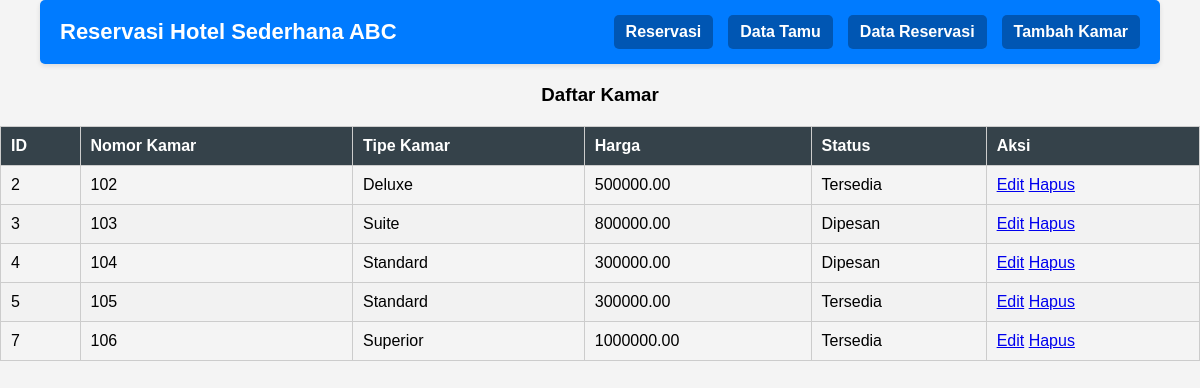
Screenshot of /view_kamar.php with the database file from the repository.
### tables this page shows
CREATE TABLE `kamar` (
  `kamar_id` int(11) NOT NULL,
  `nomor_kamar` varchar(10) NOT NULL,
  `tipe` varchar(50) NOT NULL,
  `harga` decimal(10,2) NOT NULL,
  `markup_weekend` decimal(5,2) DEFAULT 1.20,
  `markup_hari_libur` decimal(5,2) DEFAULT 1.30,
  `status` enum('Tersedia','Dipesan') DEFAULT 'Tersedia'
);

### view_kamar.php (the view, shortened to what this page needs)
<?php
require 'config.php';
$sql    = "SELECT * FROM kamar";
$result = mysqli_query($conn, $sql);
?>
<!DOCTYPE html>
<html>
<head>
    <link rel="stylesheet" href="style.css">
</head>
<body>
<nav class="navbar">
       <h2 class="logo">Reservasi Hotel Sederhana ABC</h2>
       <div class="nav-links">
           <a href="index.php">Reservasi</a>
           <a href="data_tamu.php">Data Tamu</a>
           <a href="reservasi_list.php">Data Reservasi</a>
           <a href="tambah_kamar.php">Tambah Kamar</a>
    </div>
   </nav>
<div class="container">
    <h3>Daftar Kamar</h3>
       </div>
    <table>
        <thead>
            <tr>
                <th>ID</th>
                <th>Nomor Kamar</th>
                <th>Tipe Kamar</th>
                <th>Harga</th>
                <th>Status</th>
                <th>Aksi</th>
            </tr>
        </thead>
        <tbody>
            <?php while($row = mysqli_fetch_assoc($result)): ?>
            <tr>
                <td><?php echo $row['kamar_id']; ?></td>
                <td><?php echo $row['nomor_kamar']; ?></td>
                <td><?php echo $row['tipe']; ?></td>
                <td><?php echo $row['harga']; ?></td>
                <td><?php echo $row['status']; ?></td>
                <td>
                    <a class="btn" href="edit_kamar.php?kamar_id=<?php echo $row['kamar_id']; ?>">Edit</a>
                    <a class="btn btn-danger"
                       href="hapus_kamar.php?kamar_id=<?php echo $row['kamar_id']; ?>"
                       onclick="return confirm('Yakin ingin menghapus data ini?')">Hapus</a>
                </td>
            </tr>
            <?php endwhile; ?>
        </tbody>
    </table>
</body>
</html>

### style.css (style rules this page uses)
body { font-family: Arial, sans-serif; margin: 0; padding: 0; background-color: #f4f4f4; }
.navbar { background-color: #35424a; color: white; padding: 15px; display: flex; justify-content: space-between; align-items: center; box-shadow: 0 2px 5px rgba(0, 0, 0, 0.1); }
.navbar h2 { margin: 0; }
.nav-links { display: flex; }
.nav-links a { color: white; text-decoration: none; padding: 10px 15px; transition: background-color 0.3s; }
.navbar { display: flex; justify-content: space-between; align-items: center; background-color: #007BFF; padding: 15px 20px; border-radius: 5px; width: 90%; margin: auto; }
.navbar .logo { color: white; font-size: 22px; font-weight: bold; }
.nav-links { display: flex; gap: 15px; }
.nav-links a { color: white; text-decoration: none; font-weight: bold; padding: 8px 12px; background-color: #0056b3; border-radius: 5px; transition: background 0.3s; }
h3 { text-align: center; margin-top: 20px; }
table { width: 100%; border-collapse: collapse; margin: 20px 0; }
th, td { border: 1px solid #ccc; padding: 10px; text-align: left; }
th { background-color: #35424a; color: white; }
tr:nth-child(even) { background-color: #f2f2f2; }

### rows the page displays
kamar: kamar_id "2", nomor_kamar "102", tipe "Deluxe", harga "500000.00", status "Tersedia"
kamar: kamar_id "3", nomor_kamar "103", tipe "Suite", harga "800000.00", status "Dipesan"
kamar: kamar_id "4", nomor_kamar "104", tipe "Standard", harga "300000.00", status "Dipesan"
kamar: kamar_id "5", nomor_kamar "105", tipe "Standard", harga "300000.00", status "Tersedia"
kamar: kamar_id "7", nomor_kamar "106", tipe "Superior", harga "1000000.00", status "Tersedia"
